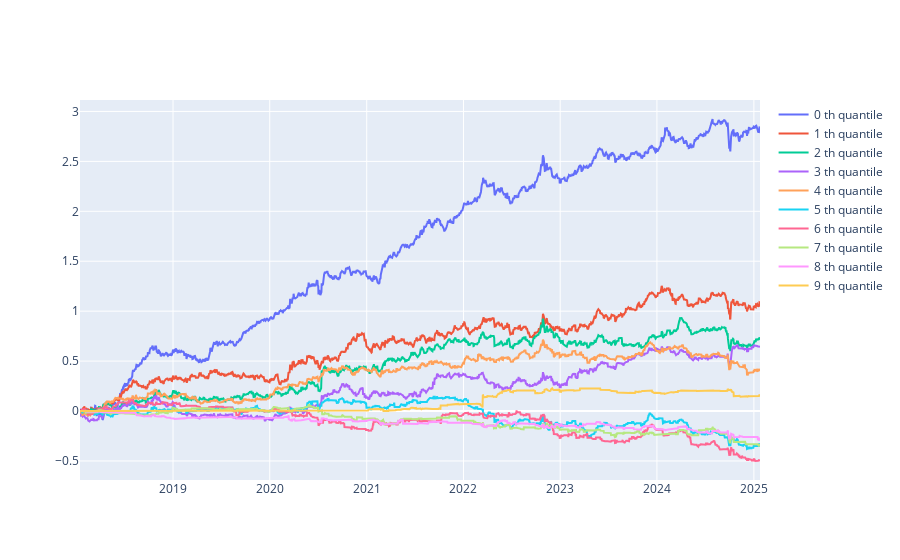

Write notebook code for a chart like this one.
### Code cell
# momentum: ln(open_/close_.shift(1)) 如果要更保守，就li_.shift(1)
time_ = "2018-01-15"; end_ = '2025-01-24'
open_ = open[time_:end_]
close_ = close[time_:end_]
ln_ = np.log(open_/close_.shift(1)) # index: 使用的時間
pct_calculating_profit = close_/open_-1 # index: 當天收益
holdings = intraday_shifted_input_signal_pct_output_plot(ln_.shift(0), pct_calculating_profit.shift(-1), quantile=10, type_='cumsum')

### Figure 1 — Plotly figure (JSON) as saved in the notebook; plotly's stock layout.template omitted (floating-point values rounded to 4 significant figures; data arrays with more than 128 entries replaced by an {"elided": "..."} marker saying what was removed)
{"data": [{"mode": "lines", "name": "0 th quantile", "type": "scatter", "x": {"elided": "1730 str values"}, "y": {"elided": "1730 float values"}, "yaxis": "y"}, {"mode": "lines", "name": "1 th quantile", "type": "scatter", "x": {"elided": "1730 str values"}, "y": {"elided": "1730 float values"}, "yaxis": "y"}, {"mode": "lines", "name": "2 th quantile", "type": "scatter", "x": {"elided": "1730 str values"}, "y": {"elided": "1730 float values"}, "yaxis": "y"}, {"mode": "lines", "name": "3 th quantile", "type": "scatter", "x": {"elided": "1730 str values"}, "y": {"elided": "1730 float values"}, "yaxis": "y"}, {"mode": "lines", "name": "4 th quantile", "type": "scatter", "x": {"elided": "1730 str values"}, "y": {"elided": "1730 float values"}, "yaxis": "y"}, {"mode": "lines", "name": "5 th quantile", "type": "scatter", "x": {"elided": "1730 str values"}, "y": {"elided": "1730 float values"}, "yaxis": "y"}, {"mode": "lines", "name": "6 th quantile", "type": "scatter", "x": {"elided": "1730 str values"}, "y": {"elided": "1730 float values"}, "yaxis": "y"}, {"mode": "lines", "name": "7 th quantile", "type": "scatter", "x": {"elided": "1730 str values"}, "y": {"elided": "1730 float values"}, "yaxis": "y"}, {"mode": "lines", "name": "8 th quantile", "type": "scatter", "x": {"elided": "1730 str values"}, "y": {"elided": "1730 float values"}, "yaxis": "y"}, {"mode": "lines", "name": "9 th quantile", "type": "scatter", "x": {"elided": "1730 str values"}, "y": {"elided": "1730 float values"}, "yaxis": "y"}], "layout": {}}
